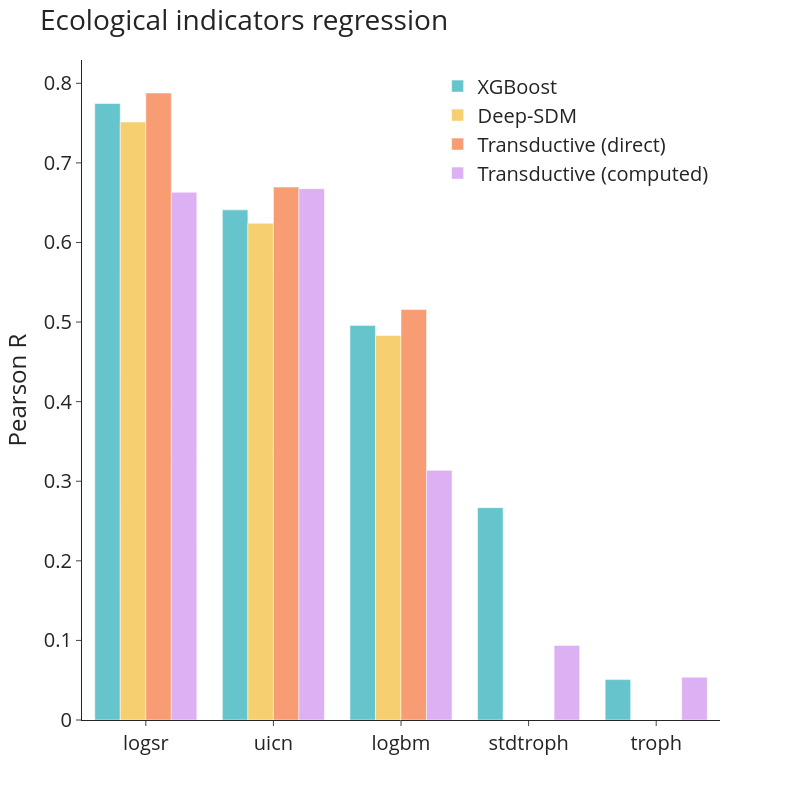

This figure's notebook cell:
### Code cell
import plotly.express as px

fig = px.bar(data, x=data['species'], y='pearsonr', color='model', template = 'simple_white', barmode='group',
           width = 800, height=800,
           color_discrete_sequence = px.colors.qualitative.Pastel)

fig.update_layout(
    title='Ecological indicators regression',
    xaxis_title='',
    yaxis_title='Pearson R',
    font=dict(size=20),
    legend_title_text='',
    legend=dict(yanchor="top",
                y=0.99,
                xanchor="right",
                x=0.99)
)

### Figure 1 — Plotly figure (JSON) as saved in the notebook; plotly's stock layout.template omitted (floating-point values rounded to 4 significant figures)
{"data": [{"alignmentgroup": "True", "hovertemplate": "model=XGBoost<br>species=%{x}<br>pearsonr=%{y}<extra></extra>", "legendgroup": "XGBoost", "marker": {"color": "rgb(102, 197, 204)", "pattern": {"shape": ""}}, "name": "XGBoost", "offsetgroup": "XGBoost", "orientation": "v", "showlegend": true, "textposition": "auto", "type": "bar", "x": ["logsr", "uicn", "logbm", "stdtroph", "troph"], "xaxis": "x", "y": [0.7746, 0.641, 0.4958, 0.2668, 0.0508], "yaxis": "y"}, {"alignmentgroup": "True", "hovertemplate": "model=Deep-SDM<br>species=%{x}<br>pearsonr=%{y}<extra></extra>", "legendgroup": "Deep-SDM", "marker": {"color": "rgb(246, 207, 113)", "pattern": {"shape": ""}}, "name": "Deep-SDM", "offsetgroup": "Deep-SDM", "orientation": "v", "showlegend": true, "textposition": "auto", "type": "bar", "x": ["logsr", "uicn", "logbm", "stdtroph", "troph"], "xaxis": "x", "y": [0.7513, 0.6241, 0.483, null, null], "yaxis": "y"}, {"alignmentgroup": "True", "hovertemplate": "model=Transductive (direct)<br>species=%{x}<br>pearsonr=%{y}<extra></extra>", "legendgroup": "Transductive (direct)", "marker": {"color": "rgb(248, 156, 116)", "pattern": {"shape": ""}}, "name": "Transductive (direct)", "offsetgroup": "Transductive (direct)", "orientation": "v", "showlegend": true, "textposition": "auto", "type": "bar", "x": ["logsr", "uicn", "logbm", "stdtroph", "troph"], "xaxis": "x", "y": [0.7878, 0.6696, 0.5158, null, null], "yaxis": "y"}, {"alignmentgroup": "True", "hovertemplate": "model=Transductive (computed)<br>species=%{x}<br>pearsonr=%{y}<extra></extra>", "legendgroup": "Transductive (computed)", "marker": {"color": "rgb(220, 176, 242)", "pattern": {"shape": ""}}, "name": "Transductive (computed)", "offsetgroup": "Transductive (computed)", "orientation": "v", "showlegend": true, "textposition": "auto", "type": "bar", "x": ["uicn", "logsr", "logbm", "stdtroph", "troph"], "xaxis": "x", "y": [0.6676, 0.6631, 0.3137, 0.09371, 0.05381], "yaxis": "y"}], "layout": {"barmode": "group", "font": {"size": 20}, "height": 800, "legend": {"title": {"text": ""}, "tracegroupgap": 0, "x": 0.99, "xanchor": "right", "y": 0.99, "yanchor": "top"}, "margin": {"t": 60}, "title": {"text": "Ecological indicators regression"}, "width": 800, "xaxis": {"anchor": "y", "domain": [0, 1], "title": {"text": ""}}, "yaxis": {"anchor": "x", "domain": [0, 1], "title": {"text": "Pearson R"}}}}
